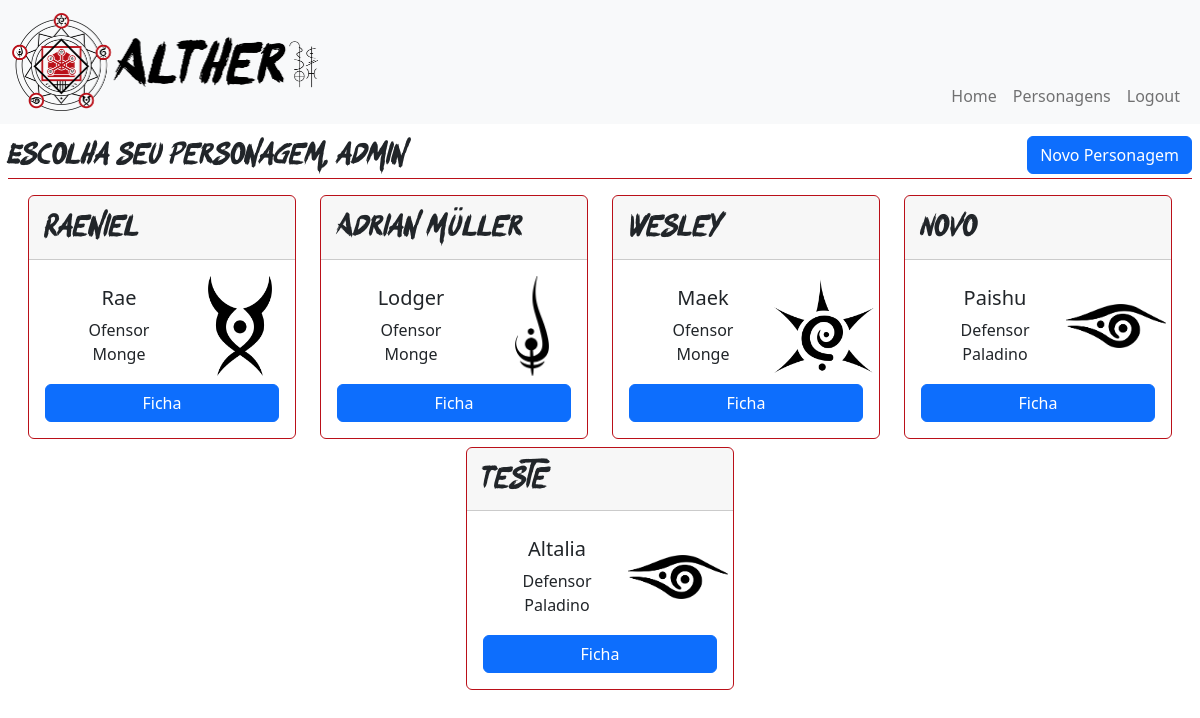
Screenshot of /players/characters/ (signed in) with the database file from the repository.
### sheet/models.py (models this page shows, shortened)
class Character(models.Model):
    player_ID = models.ForeignKey(
        User,
        on_delete=models.CASCADE,
        related_name='player'
    )
    name = models.CharField(
        max_length=100
    )
    origin = models.CharField(
        max_length=30
    )
    race = models.ForeignKey(
        Race,
        on_delete=models.DO_NOTHING
    )
    school = models.ForeignKey(
        School,
        on_delete=models.DO_NOTHING
    )
    aspiration = models.ForeignKey(
        Aspiration,
        on_delete=models.DO_NOTHING
    )
    weight = models.DecimalField(
        max_digits=6,
        decimal_places=2
    )
    height = models.DecimalField(
        max_digits=5,
        decimal_places=2
    )
    age = models.PositiveSmallIntegerField()
    level = models.PositiveSmallIntegerField(default=1)
    xp_total = models.PositiveIntegerField(default=0)
    xp_current = models.PositiveIntegerField(default=0)
    hp_total = models.IntegerField(default=10)
    hp_current = models.IntegerField(default=10)
    hp_temp = models.IntegerField(default=0)
    unbalance = models.PositiveIntegerField(default=0)
    movement_actions = models.PositiveSmallIntegerField(default=1)
    main_actions = models.PositiveSmallIntegerField(default=1)
    active_path = models.ForeignKey(
        Path,
        on_delete=models.DO_NOTHING
    )
    inventory = models.TextField(blank=True, default='')
    annotations = models.TextField(blank=True, default='')
    coin = models.CharField(
        max_length=200,
        default='0 valores'
    )
    movement_action_cost = models.IntegerField(
        default=2000
    )
    main_action_cost = models.IntegerField(
        default=3000
    )

class Race(models.Model):
    race_ID = models.CharField(
        db_column="RaceID",
        max_length=3,
        primary_key=True
    )
    name = models.CharField(
        db_column="RaceName",
        max_length=20
    )
    def __str__(self) -> str:
        return self.name

class Aspiration(models.Model):
    aspiration_ID = models.CharField(
        db_column="AspirationID",
        max_length=3,
        primary_key=True
    )
    name = models.CharField(
        db_column="AspirationName",
        max_length=20,
    )
    def __str__(self) -> str:
        return self.name

class Path(models.Model):
    class Tier(models.IntegerChoices):
        PROVISIONAL = 0
        BASIC = 1
        ADVANCED = 2
        SPECIALIST = 3
    path_ID = models.CharField(
        db_column="PathID",
        max_length=3,
        primary_key=True
    )
    name = models.CharField(
        db_column="PathName",
        max_length=30
    )
    tier = models.PositiveSmallIntegerField(
        null=False,
        blank=False,
        default=Tier.BASIC,
        choices=Tier.choices
    )
    requirements = models.JSONField()
    master_bonus = models.CharField(
        db_column="MasterBonus",
        max_length=150
    )
    aspiration = models.ForeignKey(
        Aspiration,
        on_delete=models.DO_NOTHING
    )
    def __str__(self) -> str:
        return self.name

### players/views.py (the view)
# urls.py: path('characters/', views.pick_character, name='pick_character'),
@login_required
def pick_character(request):
    player = request.user
    characters = Character.objects.filter(player_ID=player)
    return render(request, 'players/char.html', {'characters': characters})

### templates/players/char.html (shortened to what this page needs)
{% include 'partials/_head.html' with page_title='Personagens' %}
{% load static %}
<body>
    {% include 'partials/_header.html' %}
    <main class="d-flex flex-column m-2">
        <div class="section-title d-flex flex-row justify-content-between align-items-center">
            <h1 class="main-text">Escolha seu Personagem, {{ request.user.username }}</h1>
            <div>
                <form action="{% url 'create' %}" method="POST">
                    <input type="submit" name="create" id="button-create-character" value="Novo Personagem" class="btn btn-primary">
                </form>
            </div>
        </div>
    </main>
    <div class="characters m-3">
        <form action="{% url 'main' %}" method="POST">
            <div class="container-fluid">
                <div class="row align-items-center justify-content-center">
                    {% for character in characters %}
                    <div class="col-xs-12 col-sm-6 col-xl-3 col-xxl-2">
                        <article class="card custom-card mb-2">
                            <div class="card-header">
                                <h3 class="main-text text-nowrap">{{ character.name }}</h3>
                            </div>
                            <div class="card-body d-flex flex-column">
                                <div class="row d-flex flex-row justify-content-center align-items-center">
                                    <div class="col-8 d-flex flex-column align-items-center">
                                        <h5 class="card-title">{{ character.race }}</h5>
                                        <span class="card-text">{{ character.aspiration }}</span>
                                        <span class="card-text">{{ character.active_path }}</span>
                                    </div>
                                    <div class="col-4 d-flex flex-column align-items-center justify-content-center">
                                        <img src="{% static 'assets/img/schools/' %}{{ character.school.pk }}_ico.png" alt="símbolo da escola" class="school-logo-img me-3">
                                    </div>
                                </div>
                                <button type="submit" value="{{ character.pk }}" name="character" class="btn btn-primary mt-2">Ficha</button>
                            </div>
                        </article>
                    </div>
                    {% endfor %}
                </div>
            </div>
        </form>
    </div>
</body>
</html>

### templates/partials/_head.html (shortened to what this page needs)
{% load static %}
<!DOCTYPE html>
<html lang="en">
<head>
    <link rel="stylesheet" href="https://cdn.jsdelivr.net/npm/bootstrap@5.2.3/dist/css/bootstrap.min.css" rel="stylesheet">
    <link rel="stylesheet" href="{% static '/styles/style.css' %}">
</head>

### templates/partials/_header.html (shortened to what this page needs)
{% load static %}
<header>
    <nav class="navbar navbar-expand-lg bg-light sticky-top">
        <div class="container-fluid  align-items-end">
          <a class="navbar-brand" href="{% url 'home' %}">
            <img class="logo-img" src="{% static 'assets/img/logo.png' %}" alt="logo-do-sistema">
          </a>
          <div class="collapse navbar-collapse justify-content-end" id="navbar">
            <ul class="navbar-nav">
                <li class="nav-item">
                    <a href="{% url 'home' %}" class="nav-link">Home</a>
                </li>
            {% if request.user.is_authenticated %}
                <li class="nav-item">
                    <a class="nav-link" href="{% url 'pick_character' %}">Personagens</a>
                </li>
                <li class="nav-item">
                    <a class="nav-link" href="{% url 'logout' %}">Logout</a>
                </li>
            {% endif %}
            </ul>
          </div>
        </div>
    </nav>
</header>

### althercs/static/styles/style.css (style rules this page uses)
.logo-img { width: 153px; height: 49px; }
@media (min-width: 576px) { .logo-img { width: 306px; height: 98px; } }
.main-text { font-size: xx-large; font-family: 'okamiregular'; }
.section-title { border-bottom: 1px solid #ba1019; }
.school-logo-img { width: 100px; height: 100px; object-fit: scale-down; flex-shrink: 1; }
.custom-card { border-color: #ba1019!important; max-width: 100%; min-width: 250px; }

### rows the page displays
Character: name "Raeniel", race "Rae", aspiration "Ofensor", active_path "Monge", shows a picture, {{ character.pk }} 1 (drawn)
Character: name "Adrian Müller", race "Lodger", aspiration "Ofensor", active_path "Monge", shows a picture, {{ character.pk }} 2 (drawn)
Character: name "Wesley", race "Maek", aspiration "Ofensor", active_path "Monge", shows a picture, {{ character.pk }} 24 (drawn)
Character: name "Novo", race "Paishu", aspiration "Defensor", active_path "Paladino", {{ character.pk }} 30 (drawn)
Character: name "Teste", race "Altalia", aspiration "Defensor", active_path "Paladino", {{ character.pk }} 34 (drawn)

### other values shown
{{ request.user.username }} "admin"
